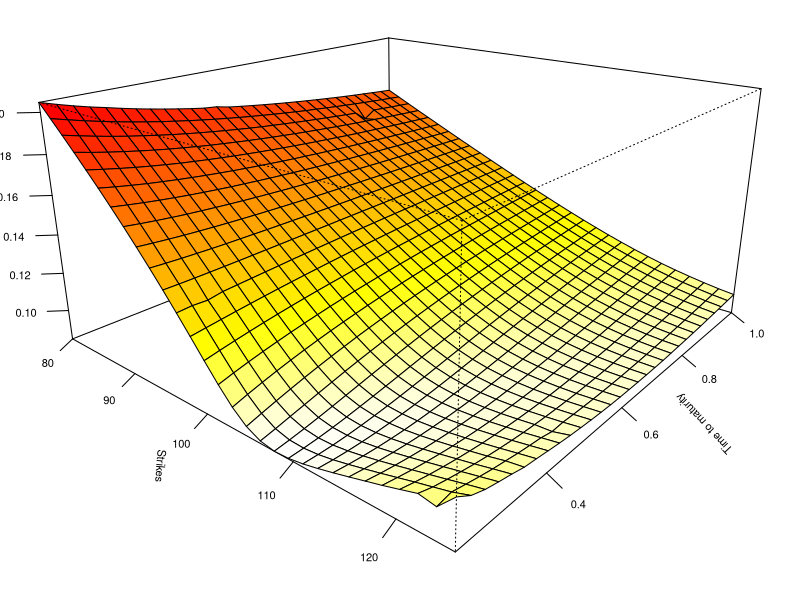

Generate this figure with R:
# The Heston Stochastic Volatility model
#
# - Closed form solution for a European call option
# - Monte Carlo solution (Absorbing at zero)
# - Monte Carlo solution (Reflecting at zero)
# - Monte Carlo solution (Reflecting at zero + Milstein method)
# - Monte Carlo solution (Alfonsi)
# - Plot implied volality surface
#
# Dale Roberts <dale.roberts@anu.edu.au>
#

ONEYEAR <- 365
OPAR <- par(mai=c(0.2,0.1,0.1,0.1),family="sans",ps="8")

Moneyness <- function(S, K, tau, r) {
   K*exp(-r*tau)/S
 }

BlackScholesCall <- function(S0, K, tau, r, sigma) {
	EPS <- 0.01
	d1 <- (log(S0/K) + (r + 0.5*sigma^2)*tau)/(sigma*sqrt(tau))
	d2 <- d1 - sigma*sqrt(tau)
	if (T < EPS) {
		return(max(S0-K,0))
	} else {
	 	return(S0*pnorm(d1) - K*exp(-r*(tau))*pnorm(d2))
	}
}

ImpliedVolCall <- function(S0, K, tau, r, price) {
  f <- function(x) BlackScholesCall(S0,K,tau,r,x) - price
  if (f(-1) * f(1) > 0) { cat("tau=",tau,"\n"); return(NA) } # hack
  iv <- uniroot(f,c(-1,1))$root
	return(iv)
}

HestonCallClosedForm <-
function(lambda, vbar, eta, rho, v0, r, tau, S0, K) {
	PIntegrand <- function(u, lambda, vbar, eta, rho, v0, r, tau, S0, K, j) {
	  F <- S0*exp(r*tau)
	  x <- log(F/K)
	  a <- lambda * vbar
	  
	  if (j == 1) {
	    b <- lambda - rho* eta
	    alpha <- - u^2/2 - u/2 * 1i + 1i * u
	    beta <- lambda - rho * eta - rho * eta * 1i * u
	  } else { # j ==0
	    b <- lambda
	    alpha <- - u^2/2 - u/2 * 1i
	    beta <- lambda - rho * eta * 1i * u
	  }
	
	  gamma <- eta^2/2
	  d <- sqrt(beta^2 - 4*alpha*gamma)
	  rplus <- (beta + d)/(2*gamma)
	  rminus <- (beta - d)/(2*gamma)
	  g <- rminus / rplus
	
	  D <- rminus * (1 - exp(-d*tau))/(1-g*exp(-d*tau))
	  C <- lambda * (rminus * tau - 2/(eta^2) * log( (1-g*exp(-d*tau))/(1-g) ) )
	  
	  top <- exp(C*vbar + D*v0 + 1i*u*x)
	  bottom <- (1i * u)
	  Re(top/bottom)
	}
	
	P <- function(lambda, vbar, eta, rho, v0, r, tau, S0, K, j) {
	  value <- integrate(PIntegrand, lower = 0, upper = Inf, lambda, vbar, eta, rho, v0, r, tau, S0, K, j, subdivisions=1000)$value
	  0.5 + 1/pi * value
	}

  A <- S0*P(lambda, vbar, eta, rho, v0, r, tau, S0, K, 1)
  B <- K*exp(-r*tau)*P(lambda, vbar, eta, rho, v0, r, tau, S0, K, 0)
  A-B
}

HestonCallMonteCarlo <-
function(lambda, vbar, eta, rho, v0, r, tau, S0, K, nSteps=2000, nPaths=3000, vneg=2) {

  n <- nSteps
  N <- nPaths
  
  dt <- tau / n
  
  negCount <- 0
  
  S <- rep(S0,N)
  v <- rep(v0,N)
  
  for (i in 1:n)
  {
    W1 <- rnorm(N);
    W2 <- rnorm(N);
    W2 <- rho*W1 + sqrt(1 - rho^2)*W2;

    sqvdt <- sqrt(v*dt)
    S <- S*exp((r-v/2)*dt + sqrt(v * dt) * W1)
    
    if ((vneg == 3) & (2*lambda*vbar/(eta^2) <= 1)) {
        cat("Variance not guaranteed to be positive with choice of lambda, vbar, and eta\n")
        cat("Defaulting to Reflection + Milstein method\n")
        vneg = 2
    }

    if (vneg == 0){
      ## Absorbing condition
      v <- v + lambda*(vbar - v)* dt + eta * sqvdt * W2
      negCount <- negCount + length(v[v < 0])
      v[v < 0] <- 0
    }
    if (vneg == 1){
      # Reflecting condition
      sqvdt <- sqrt(v*dt)
      v <- v + lambda*(vbar - v)* dt + eta * sqvdt * W2
      negCount <- negCount + length(v[v < 0])
      v <- ifelse(v<0, -v, v)
    }
    if (vneg == 2) {
      # Reflecting condition + Milstein
      v <- (sqrt(v) + eta/2*sqrt(dt)*W2)^2 - lambda*(v-vbar)*dt - eta^2/4*dt
      negCount <- negCount + length(v[v < 0])
      v <- ifelse(v<0, -v, v)     
    }
    if (vneg == 3) {
      # Alfonsi - See Gatheral p.23
      v <- v -lambda*(v-vbar)*dt +eta*sqrt(v*dt)*W2 - eta^2/2*dt      
    }
  }
  
  negCount <- negCount / (n*N);

  # Evaluate mean call value for each path
  V <- exp(-r*tau)*(S>K)*(S - K); # Boundary condition for European call
  AV <- mean(V);
  AVdev <- 2 * sd(V) / sqrt(N);

  list(value=AV, lower = AV-AVdev, upper = AV+AVdev, zerohits = negCount)
}

HestonSurface <- function(lambda, vbar, eta, rho, v0, r, tau, S0, K, N=5, min.tau = 1/ONEYEAR) {
  LogStrikes <- seq(-0.5, 0.5, length=N)
  Ks <- rep(0.0,N)
  taus <- seq(min.tau, tau, length=N)
  vols <- matrix(0,N,N)

  TTM <- Money <- Vol <- rep(0,N*N)
  
  HestonPrice <- function(K, tau) {HestonCallClosedForm(lambda, vbar, eta, rho, v0, r, tau, S0, K)}

  n <- 1
  for (i in 1:N) {
    for (j in 1:N) {
      Ks[i] <- exp(r * taus[j]+LogStrikes[i]) * S0
      price <- HestonPrice(Ks[i],taus[j])
      iv <- ImpliedVolCall(S0, Ks[i], taus[j], r, price)
      TTM[n] <- taus[j] * ONEYEAR # in days
      Money[n] <- Moneyness(S0,Ks[i],taus[j],r)
      Vol[n] <- iv
      n<- n+1
    }
  }

  data.frame(TTM=TTM, Moneyness=Money, ImpliedVol=Vol)
}

plotHestonSurface <-
function(lambda, vbar, eta, rho, v0, r, tau, S0, K, N=30, min.tau = 1/ONEYEAR, ...) {
  
  Ks <- seq(0.8*K, 1.25 * K, length=N)  
  taus <- seq(0.21, tau, length=N)
  
  HestonPrice <- Vectorize(function(k, t) {HestonCallClosedForm(lambda, vbar, eta, rho, v0, r, t, S0, k)})
  
  IVHeston <- Vectorize(function(k,t) { ImpliedVolCall(S0, k, t, r, HestonPrice(k,t))})
  
  z <- outer(Ks, taus, IVHeston)
  
  nrz <- nrow(z)
  ncz <- ncol(z)
  nb.col <- 256
  color <- heat.colors(nb.col)
  facet <- - (z[-1, -1] + z[-1, -ncz] + z[-nrz, -1] + z[-nrz, -ncz])
  facetcol <- cut(facet, nb.col)
    
  persp(x=Ks, y=taus, z, theta = 40, phi = 20, expand = 0.5, col=color[facetcol], xlab="Strikes", ylab="Time to maturity", zlab="Implied Volatility", ticktype="detailed", ...) -> res

  return(invisible(z))
}


lambda <- 6.21 # drift scale
vbar <- 0.019 # long-term average volatility
eta <- 0.61 # volatility of vol process
rho <- -0.7 # correlation between stock and vol
v0 <- 0.010201 # initial volatility
r <- 0.0319 # risk-free interest rate
tau <- 1.0 # time to maturity
S0 <- 100 # initial share price
K <- 100 # strike price

#opts <- expand.grid(
#	payoff = c("Put", "Call"),
#	lambda  = seq(0.00, 1.00, length.out=10),
#	vbar   = seq(0.01, 0.08, length.out=10),
#	eta    = seq(0.01, 0.90, length.out=10),
#	rho    = seq(-0.5, -0.5, length.out=10),
#	v0     = seq(0.05, 0.20, length.out=10),
#	r      = seq(0.00, 0.10, length.out=10),
#	tau    = seq(1.00, 5.00, length.out=10),
#	S0     = seq( 100,  200, length.out=10),
#	K      = seq( 100,  200, length.out=10))

cat("lambda =", lambda, "vbar = ", vbar, "eta = ", eta, 
    "rho = ", rho, "v0 = ", v0, "r = ", r, 
    "tau = ", tau, "S0 =", S0, "K = ", K, "\n")

cf <- HestonCallClosedForm(lambda, vbar, eta, rho, v0, r, tau, S0, lambda)
print(cf)

#for (k in c(0.5,0.75,1.00,1.25,1.5)) {
#  cf <- HestonCallClosedForm(lambda, vbar, eta, rho, v0, r, tau, S0, k)
#  mc1 <- HestonCallMonteCarlo(lambda, vbar, eta, rho, v0, r, tau, S0, k, vneg=0)
#  cat(sprintf("%.2f\t%.6f\t%.6f\n", k, cf, mc1))
#}
  
#mc <- HestonCallMonteCarlo(lambda, vbar, eta, rho, v0, r, tau, S0, K, vneg=1)
#cat("Heston Call Monte Carlo (Reflecting) = ", mc$value, " [", mc$lower, ",", mc$upper, "]", "zero hits = ", mc$zerohits, "\n")
# 
# mc <- HestonCallMonteCarlo(lambda, vbar, eta, rho, v0, r, tau, S0, K, vneg=2)
# cat("Heston Call Monte Carlo (Reflecting + Milstein) = ", mc$value, " [", mc$lower, ",", mc$upper, "]", "zero hits = ", mc$zerohits, "\n")
# 
# mc <- HestonCallMonteCarlo(lambda, vbar, eta, rho, v0, r, tau, S0, K, vneg=3)
# cat("Heston Call Monte Carlo (Alfonsi) = ", mc$value, " [", mc$lower, ",", mc$upper, "]", "zero hits = ", mc$zerohits, "\n")

# surf <- HestonSurface(lambda, vbar, eta, rho, v0, r, tau, S0, K, N=10)
# z <- plotImpliedVolSurface(surf, main="Heston Implied Volatility Surface", show.data=T)

z <- plotHestonSurface(lambda, vbar, eta, rho, v0, r, tau, S0, K)

